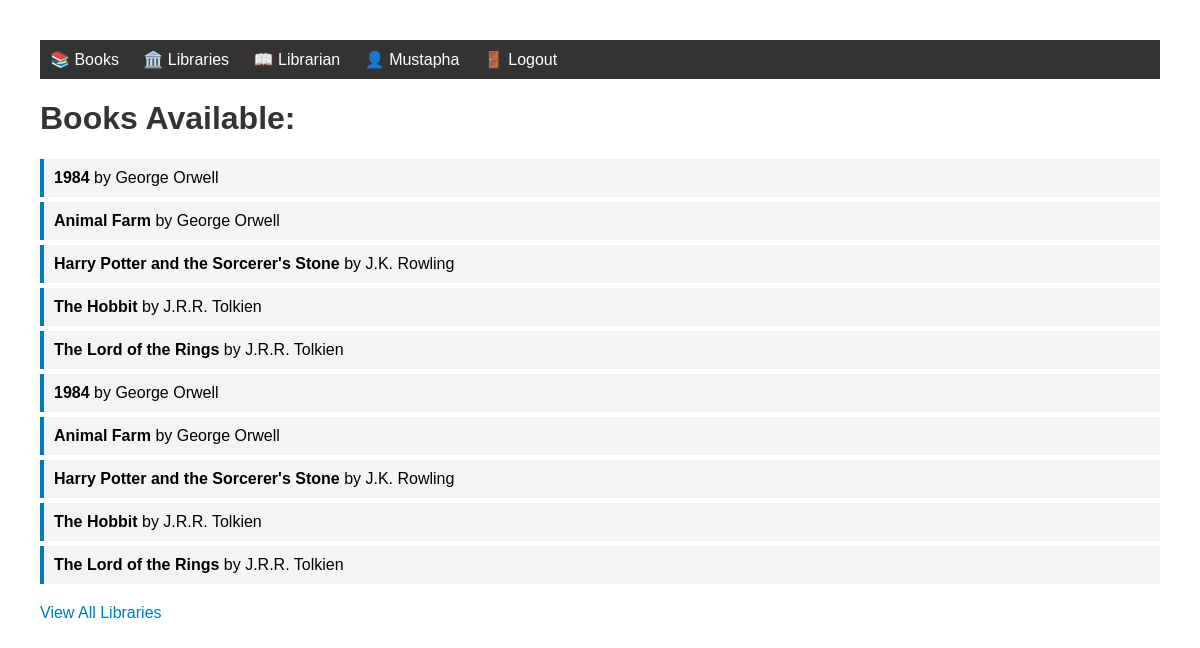
The page /relationship/books/ (signed in) on the database its author committed.
### relationship_app/models.py (models this page shows, shortened)
class Book(models.Model):
    title = models.CharField(max_length=200)
    author = models.ForeignKey(Author, on_delete=models.CASCADE, related_name='books')
    class Meta:
        permissions = [
            ("can_add_book", "Can add book"),
            ("can_change_book", "Can change book"),
            ("can_delete_book", "Can delete book"),
        ]

class Author(models.Model):
    name = models.CharField(max_length=100)

### relationship_app/views.py (the view)
# urls.py: path('books/', views.list_books, name='list_books'),
def list_books(request):
    books = Book.objects.all().select_related('author')
    return render(request, 'relationship_app/list_books.html', {
        'books': books,
        'can_add_book': request.user.has_perm('relationship_app.can_add_book')
    })

### relationship_app/templates/relationship_app/list_books.html (shortened to what this page needs)
<!DOCTYPE html>
<html lang="en">
<head>
</head>
<body>
   <nav style="background: #333; padding: 10px; margin-bottom: 20px;">
    <div style="max-width: 1200px; margin: 0 auto;">
        <a href="{% url 'relationship_app:list_books' %}" style="color: white; text-decoration: none; margin-right: 20px;">📚 Books</a>
        <a href="{% url 'relationship_app:library_list' %}" style="color: white; text-decoration: none; margin-right: 20px;">🏛️ Libraries</a>
        {% if user.is_authenticated %}
            {% if user.profile.role == 'admin' %}
                <a href="{% url 'relationship_app:admin_view' %}" style="color: white; text-decoration: none; margin-right: 20px;">🛡️ Admin</a>
                <a href="{% url 'relationship_app:manage_roles' %}" style="color: white; text-decoration: none; margin-right: 20px;">⚙️ Manage Roles</a>
            {% elif user.profile.role == 'librarian' %}
                <a href="{% url 'relationship_app:librarian_view' %}" style="color: white; text-decoration: none; margin-right: 20px;">📖 Librarian</a>
            {% elif user.profile.role == 'member' %}
                <a href="{% url 'relationship_app:member_view' %}" style="color: white; text-decoration: none; margin-right: 20px;">👤 Member</a>
            {% endif %}
            <a href="{% url 'relationship_app:profile' %}" style="color: white; text-decoration: none; margin-right: 20px;">👤 {{ user.username }}</a>
            <a href="{% url 'relationship_app:logout' %}" style="color: white; text-decoration: none; margin-right: 20px;">🚪 Logout</a>
        {% else %}
            <a href="{% url 'relationship_app:login' %}" style="color: white; text-decoration: none; margin-right: 20px;">🔑 Login</a>
            <a href="{% url 'relationship_app:register' %}" style="color: white; text-decoration: none; margin-right: 20px;">📝 Register</a>
        {% endif %}
    </div>
</nav>
    <h1>Books Available:</h1>
    <ul>
        {% for book in books %}
        <li><strong>{{ book.title }}</strong> by {{ book.author.name }}</li>
        {% empty %}
        <li>No books available.</li>
        {% endfor %}
    </ul>
    <div style="margin-top: 20px;">
        <a href="{% url 'relationship_app:library_list' %}">View All Libraries</a>
    </div>
</body>
</html>

### relationship_app/templates/relationship_app/list_books.html (style rules this page uses)
body { font-family: Arial, sans-serif; margin: 40px; }
h1 { color: #333; }
ul { list-style-type: none; padding: 0; }
li { background: #f4f4f4; margin: 5px 0; padding: 10px; border-left: 4px solid #007cba; }
a { color: #007cba; text-decoration: none; }

### rows shown on the page
Book: title "1984", author.name "George Orwell"
Book: title "Animal Farm", author.name "George Orwell"
Book: title "Harry Potter and the Sorcerer's Stone", author.name "J.K. Rowling"
Book: title "The Hobbit", author.name "J.R.R. Tolkien"
Book: title "The Lord of the Rings", author.name "J.R.R. Tolkien"
Book: title "1984", author.name "George Orwell"
Book: title "Animal Farm", author.name "George Orwell"
Book: title "Harry Potter and the Sorcerer's Stone", author.name "J.K. Rowling"
Book: title "The Hobbit", author.name "J.R.R. Tolkien"
Book: title "The Lord of the Rings", author.name "J.R.R. Tolkien"

### other values the page prints
{{ user.username }} "Mustapha"
